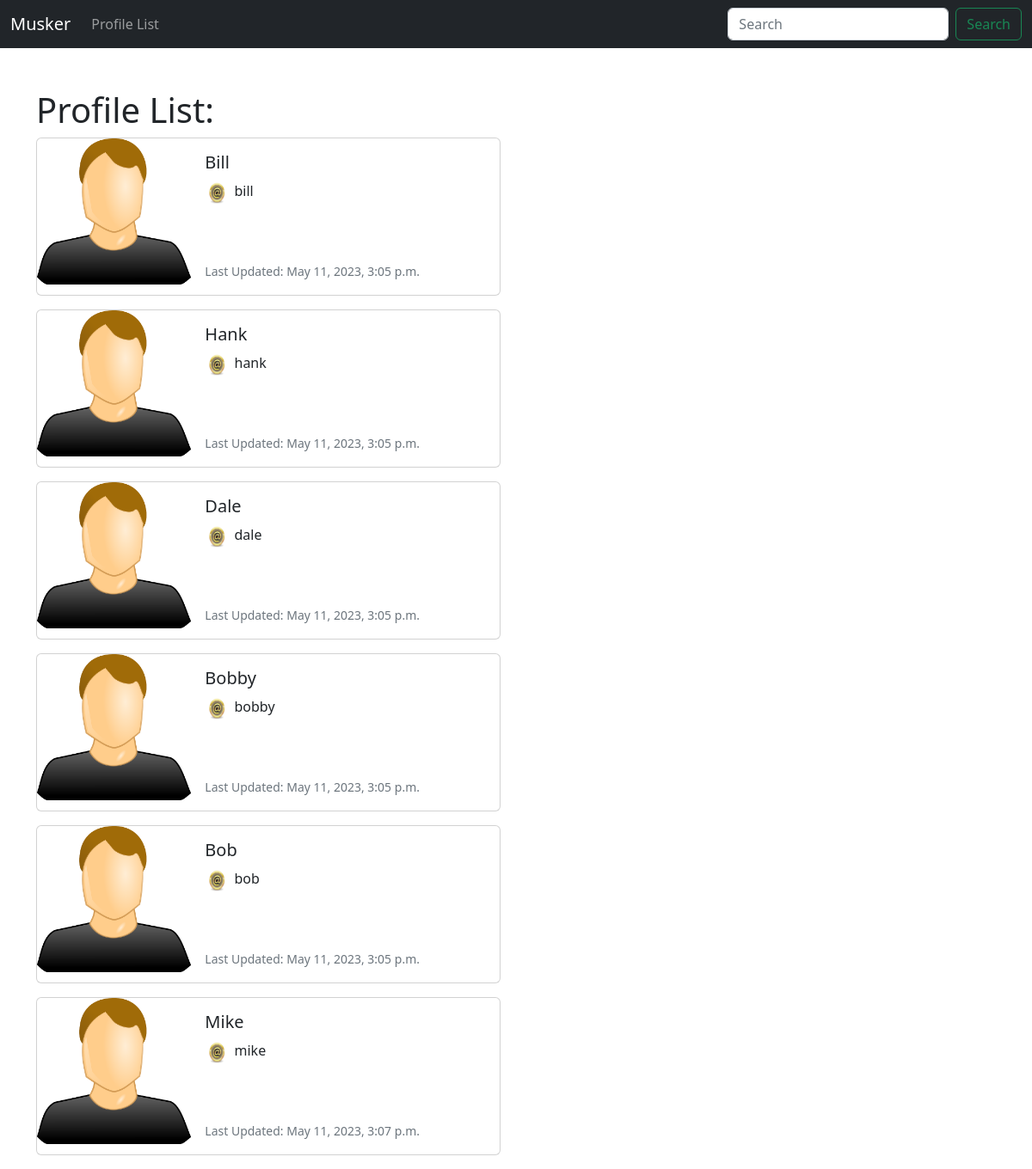
The app's page /profile_list/ (signed in), older data.
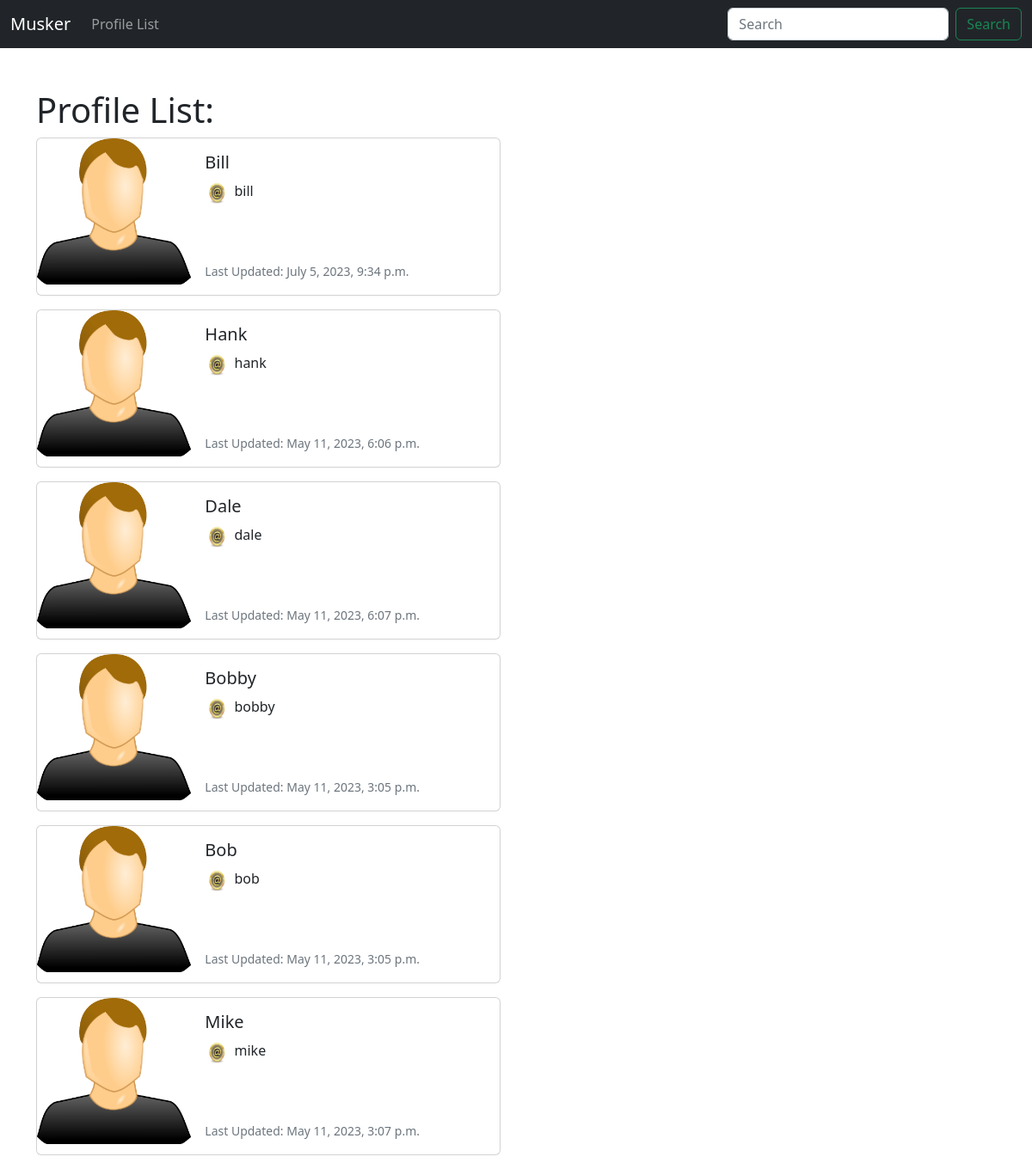
The same page, newer data.
### musker/models.py (models this page shows, shortened)
class Profile(models.Model):
    user = models.OneToOneField(User, on_delete=models.CASCADE)
    follow = models.ManyToManyField(
        "self",
        related_name="followed_by",
        symmetrical=False,
        blank=True
        )
    date_modified = models.DateTimeField(User, auto_now=True)

### musker/views.py (the view)
# urls.py: path('profile_list/', views.profile_list, name="profile_list"),
def profile_list(request):
    if request.user.is_authenticated:
        profiles = Profile.objects.exclude(user=request.user)
        return render(request, 'musker/profile_list.html', {
            "profiles": profiles,
    })
    else:
        messages.success(request, ("You must be logged in to view this page!"))
        return render(request, 'musker/home.html')

### musker/templates/musker/profile_list.html
{% extends 'musker/base.html' %}
{% load static %}
{% block content %}
    <h1>Profile List: </h1>
    {% if profiles %}
        {% for profile in profiles %}
        <div class="card mb-3" style="max-width: 540px;">
            <div class="row g-0">
              <div class="col-md-4">
                <img src="{% static 'images/default_profile_pic.png' %}" class="img-fluid rounded-start" alt="...">
              </div>
              <div class="col-md-8">
                <div class="card-body">
                  <h5 class="card-title">{{ profile.user.username }}</h5>
                  <p class="card-text"><img src="{% static 'images/at_sign.png' %}" class="img-fluid rounded-start" alt="..." style="height: 30px; width: 30px;"> {{ profile.user.username|lower }}</p>
                  <br><br>
                  <p class="card-text"><small class="text-muted">Last Updated: {{ profile.date_modified }} </small></p>
                </div>
              </div>
            </div>
          </div>
        {% endfor %}
    {% endif %}
{% endblock content %}

Row changes from the older to the newer data that the page shows:
changed Profile "Bill": date_modified "May 11, 2023, 3:05 p.m." → "July 5, 2023, 9:34 p.m."
changed Profile "Hank": date_modified "May 11, 2023, 3:05 p.m." → "May 11, 2023, 6:06 p.m."
changed Profile "Dale": date_modified "May 11, 2023, 3:05 p.m." → "May 11, 2023, 6:07 p.m."
